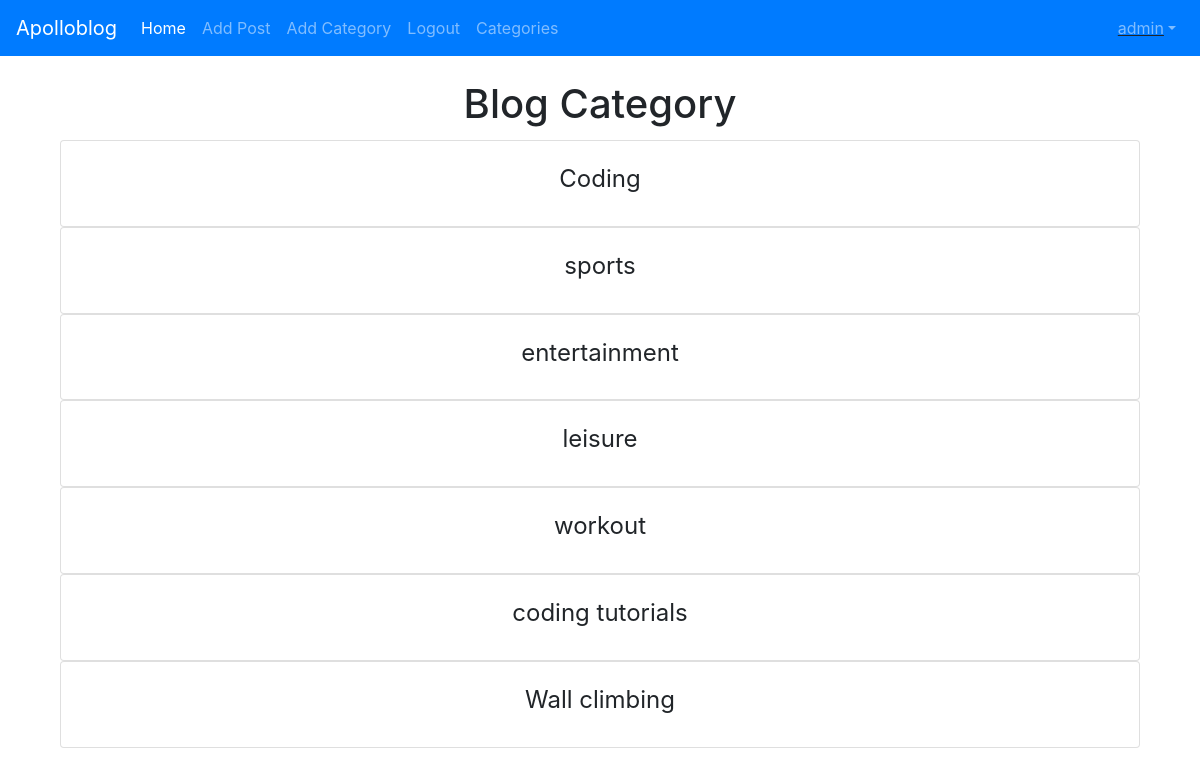
Screenshot of /category-list (signed in) with the database file from the repository.
### blogroot/models.py (models this page shows, shortened)
class Category(models.Model):
	name = models.CharField(max_length=255)
	def __str__(self):
		return self.name

### blogroot/views.py (the view)
# urls.py: path('category-list', CategoryListView, name='category-list'),
def CategoryListView(request):
	cat_menu_list = Category.objects.all()
	return render(request, 'category_list.html', {'cat_menu_list':cat_menu_list})

### blogroot/templates/category_list.html
{% extends 'base.html' %}
{% block content %}
{% if user.is_authenticated %}
<h1 class="card-title" align = center> {% block title %} Blog Category {% endblock %} </h1>
{% for item in cat_menu_list %}
<div class="container-fluid">
<div class="card">
<div class="card-body">
	<h4 align = center><a class="dropdown-item" href="{% url 'category' item|slugify %}">{{ item }}</a></h4>
</div>
</div>
</div>
{% endfor %}
{% else %}
You are not allowed here! (and you know it...)<br />
	<a href="{% url 'home' %}" class="btn btn-primary"> Back to Home </a>
{% endif %}
{% endblock %}

### blogroot/templates/base.html (shortened to what this page needs)
<!doctype html>
<html lang="en">
  <head>
    <link rel="stylesheet" href="https://cdn.jsdelivr.net/npm/bootstrap@4.4.1/dist/css/bootstrap.min.css">
  </head>
  <body>
    <nav class="navbar navbar-expand-lg navbar-dark bg-primary">
  <a class="navbar-brand" href="{% url 'home' %}"> Apolloblog </a>
  <div class="collapse navbar-collapse" id="navbarNavDropdown">
    <ul class="navbar-nav">
      <li class="nav-item active">
        <a class="nav-link" href="{% url 'home' %}">Home</a>
      </li>
      {% if user.is_authenticated %}
        <li class="nav-item">
          <a class="nav-link" href="{% url 'add_post' %}">Add Post</a>
        </li>
        <li class="nav-item">
          <a class="nav-link" href="{% url 'add_category' %}">Add Category</a>
        </li>
        <li class="nav-item">
          <a class="nav-link" href="{% url 'logout' %}">Logout</a>
        </li>
      {% endif %}
      {% if cat_menu %}
        <li class="nav-item dropdown">
          <a class="nav-link dropdown-toggle" href="#" id="navbarDropdown" role="button" data-toggle="dropdown" aria-haspopup="true" aria-expanded="false">
            Category
          </a>
          <div class="dropdown-menu" aria-labelledby="navbarDropdown">
            {% for item in cat_menu %}
              <a class="dropdown-item "href="{% url 'category' item|slugify %}">{{ item }}</a>
            {% endfor %}
          </div>
        </li>
      {% else %}
        <li class="nav-item">
          <a class="nav-link" href="{% url 'category-list' %}">Categories</a>
        </li>
      {% endif %}
    </ul>
    <u class="navbar-nav ml-auto">
  {% if user.is_authenticated %}
    <li class="nav-item dropdown">
    <a class="nav-link dropdown-toggle" data-toggle="dropdown" href="#" role="button" aria-haspopup="true" aria-expanded="false">{{ user.username }}</a>
        </li>
    {% endif %}
    </div>
</nav>
<br/>
<div class="container">
  {% block content %}
  {% endblock %}
</div>
  </body>
</html>

### rows the page displays
Category: name "Coding"
Category: name "sports"
Category: name "entertainment"
Category: name "leisure"
Category: name "workout"
Category: name "coding tutorials"
Category: name "Wall climbing"

### other values shown
{{ user.username }} "admin"
